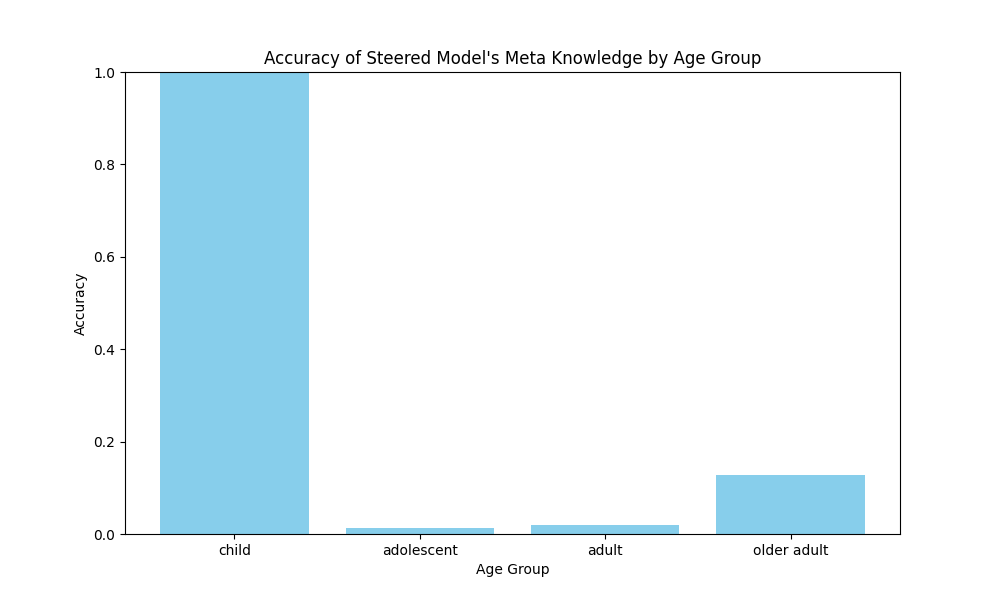

This figure's Python source:
import pandas as pd
import matplotlib.pyplot as plt

data = pd.read_csv("../../STEERED_model_meta_knowledge_direct_accuracy_by_age.csv")

plt.figure(figsize=(10, 6))
plt.bar(data['age_group'], data['accuracy'], color='skyblue')
plt.xlabel("Age Group")
plt.ylabel("Accuracy")
plt.title("Accuracy of Steered Model's Meta Knowledge by Age Group")
plt.ylim(0, 1)
plt.savefig("steered_direct_accuracy.png")